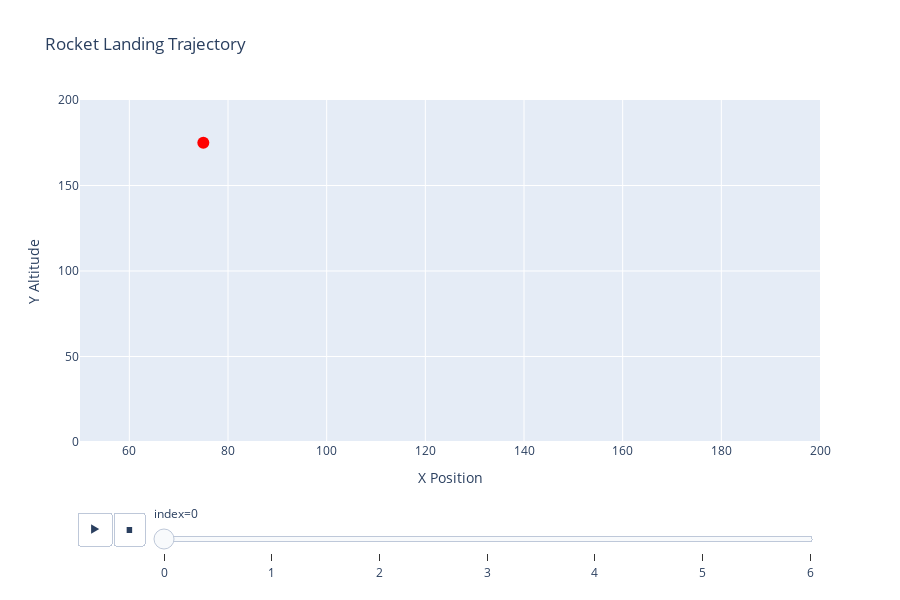

The code cell stored with this chart in its notebook:
### Code cell
# import plotly.express as px
def plot_RL_2agents(dt, env):
    fig = px.scatter(
        dt,
        x="pos_x",
        y="pos_y",
        animation_frame=dt.index,
        range_x=[env.json["limit"]['pos_x'][0], env.json["limit"]['pos_x'][1]],
        range_y=[env.json["limit"]['pos_y'][0], env.json["limit"]['pos_x'][1]],
        title="Rocket Landing Trajectory",
        labels={"pos_x": "X Position", "pos_y": "Y Altitude"}
    )
    fig.update_traces(marker=dict(size=12, color="red"))
    fig.update_layout(height=600)
    fig.show()

### Figure 1 — Plotly figure (JSON) as saved in the notebook; plotly's stock layout.template omitted (floating-point values rounded to 4 significant figures)
{"data": [{"hovertemplate": "index=0<br>X Position=%{x}<br>Y Altitude=%{y}<extra></extra>", "legendgroup": "", "marker": {"color": "red", "size": 12, "symbol": "circle"}, "mode": "markers", "name": "", "orientation": "v", "showlegend": false, "type": "scatter", "x": [75], "xaxis": "x", "y": [175], "yaxis": "y"}], "layout": {"height": 600, "legend": {"tracegroupgap": 0}, "sliders": [{"active": 0, "currentvalue": {"prefix": "index="}, "len": 0.9, "pad": {"b": 10, "t": 60}, "steps": [{"args": [["0"], {"frame": {"duration": 0, "redraw": false}, "fromcurrent": true, "mode": "immediate", "transition": {"duration": 0, "easing": "linear"}}], "label": "0", "method": "animate"}, {"args": [["1"], {"frame": {"duration": 0, "redraw": false}, "fromcurrent": true, "mode": "immediate", "transition": {"duration": 0, "easing": "linear"}}], "label": "1", "method": "animate"}, {"args": [["2"], {"frame": {"duration": 0, "redraw": false}, "fromcurrent": true, "mode": "immediate", "transition": {"duration": 0, "easing": "linear"}}], "label": "2", "method": "animate"}, {"args": [["3"], {"frame": {"duration": 0, "redraw": false}, "fromcurrent": true, "mode": "immediate", "transition": {"duration": 0, "easing": "linear"}}], "label": "3", "method": "animate"}, {"args": [["4"], {"frame": {"duration": 0, "redraw": false}, "fromcurrent": true, "mode": "immediate", "transition": {"duration": 0, "easing": "linear"}}], "label": "4", "method": "animate"}, {"args": [["5"], {"frame": {"duration": 0, "redraw": false}, "fromcurrent": true, "mode": "immediate", "transition": {"duration": 0, "easing": "linear"}}], "label": "5", "method": "animate"}, {"args": [["6"], {"frame": {"duration": 0, "redraw": false}, "fromcurrent": true, "mode": "immediate", "transition": {"duration": 0, "easing": "linear"}}], "label": "6", "method": "animate"}], "x": 0.1, "xanchor": "left", "y": 0, "yanchor": "top"}], "title": {"text": "Rocket Landing Trajectory"}, "updatemenus": [{"buttons": [{"args": [null, {"frame": {"duration": 500, "redraw": false}, "fromcurrent": true, "mode": "immediate", "transition": {"duration": 500, "easing": "linear"}}], "label": "&#9654;", "method": "animate"}, {"args": [[null], {"frame": {"duration": 0, "redraw": false}, "fromcurrent": true, "mode": "immediate", "transition": {"duration": 0, "easing": "linear"}}], "label": "&#9724;", "method": "animate"}], "direction": "left", "pad": {"r": 10, "t": 70}, "showactive": false, "type": "buttons", "x": 0.1, "xanchor": "right", "y": 0, "yanchor": "top"}], "xaxis": {"anchor": "y", "domain": [0, 1], "range": [50, 200], "title": {"text": "X Position"}}, "yaxis": {"anchor": "x", "domain": [0, 1], "range": [0, 200], "title": {"text": "Y Altitude"}}}}
